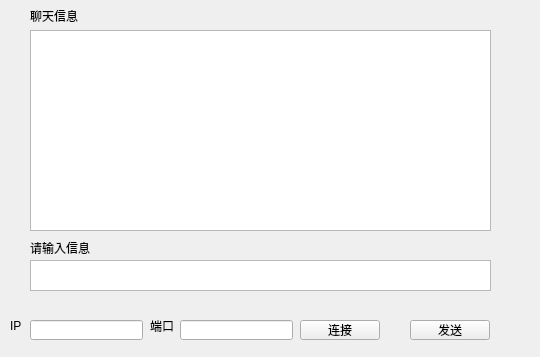
<?xml version="1.0" encoding="UTF-8"?>
<ui version="4.0">
 <class>Widget</class>
 <widget class="QWidget" name="Widget">
  <property name="geometry">
   <rect>
    <x>0</x>
    <y>0</y>
    <width>540</width>
    <height>357</height>
   </rect>
  </property>
  <property name="windowTitle">
   <string>Widget</string>
  </property>
  <widget class="QTextBrowser" name="te_recv">
   <property name="geometry">
    <rect>
     <x>30</x>
     <y>30</y>
     <width>461</width>
     <height>201</height>
    </rect>
   </property>
  </widget>
  <widget class="QTextEdit" name="te_send">
   <property name="geometry">
    <rect>
     <x>30</x>
     <y>260</y>
     <width>461</width>
     <height>31</height>
    </rect>
   </property>
  </widget>
  <widget class="QPushButton" name="pb_send">
   <property name="geometry">
    <rect>
     <x>410</x>
     <y>320</y>
     <width>80</width>
     <height>20</height>
    </rect>
   </property>
   <property name="text">
    <string>发送</string>
   </property>
  </widget>
  <widget class="QLineEdit" name="le_IP">
   <property name="geometry">
    <rect>
     <x>30</x>
     <y>320</y>
     <width>113</width>
     <height>20</height>
    </rect>
   </property>
  </widget>
  <widget class="QLineEdit" name="le_Port">
   <property name="geometry">
    <rect>
     <x>180</x>
     <y>320</y>
     <width>113</width>
     <height>20</height>
    </rect>
   </property>
  </widget>
  <widget class="QPushButton" name="pb_connect">
   <property name="geometry">
    <rect>
     <x>300</x>
     <y>320</y>
     <width>80</width>
     <height>20</height>
    </rect>
   </property>
   <property name="text">
    <string>连接</string>
   </property>
  </widget>
  <widget class="QLabel" name="label">
   <property name="geometry">
    <rect>
     <x>10</x>
     <y>320</y>
     <width>54</width>
     <height>12</height>
    </rect>
   </property>
   <property name="text">
    <string>IP</string>
   </property>
  </widget>
  <widget class="QLabel" name="label_2">
   <property name="geometry">
    <rect>
     <x>150</x>
     <y>320</y>
     <width>54</width>
     <height>12</height>
    </rect>
   </property>
   <property name="text">
    <string>端口</string>
   </property>
  </widget>
  <widget class="QLabel" name="label_3">
   <property name="geometry">
    <rect>
     <x>30</x>
     <y>240</y>
     <width>71</width>
     <height>16</height>
    </rect>
   </property>
   <property name="text">
    <string>请输入信息</string>
   </property>
  </widget>
  <widget class="QLabel" name="label_4">
   <property name="geometry">
    <rect>
     <x>30</x>
     <y>10</y>
     <width>54</width>
     <height>12</height>
    </rect>
   </property>
   <property name="text">
    <string>聊天信息</string>
   </property>
  </widget>
 </widget>
 <resources/>
 <connections/>
</ui>
